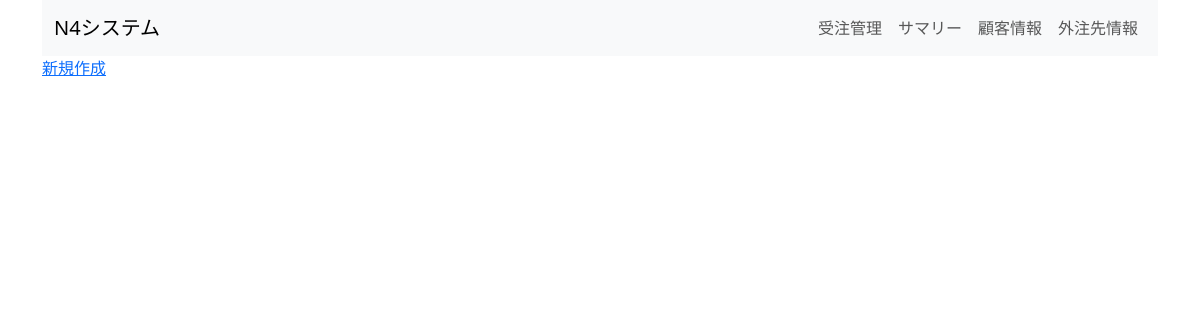
Before: / with the older database file.
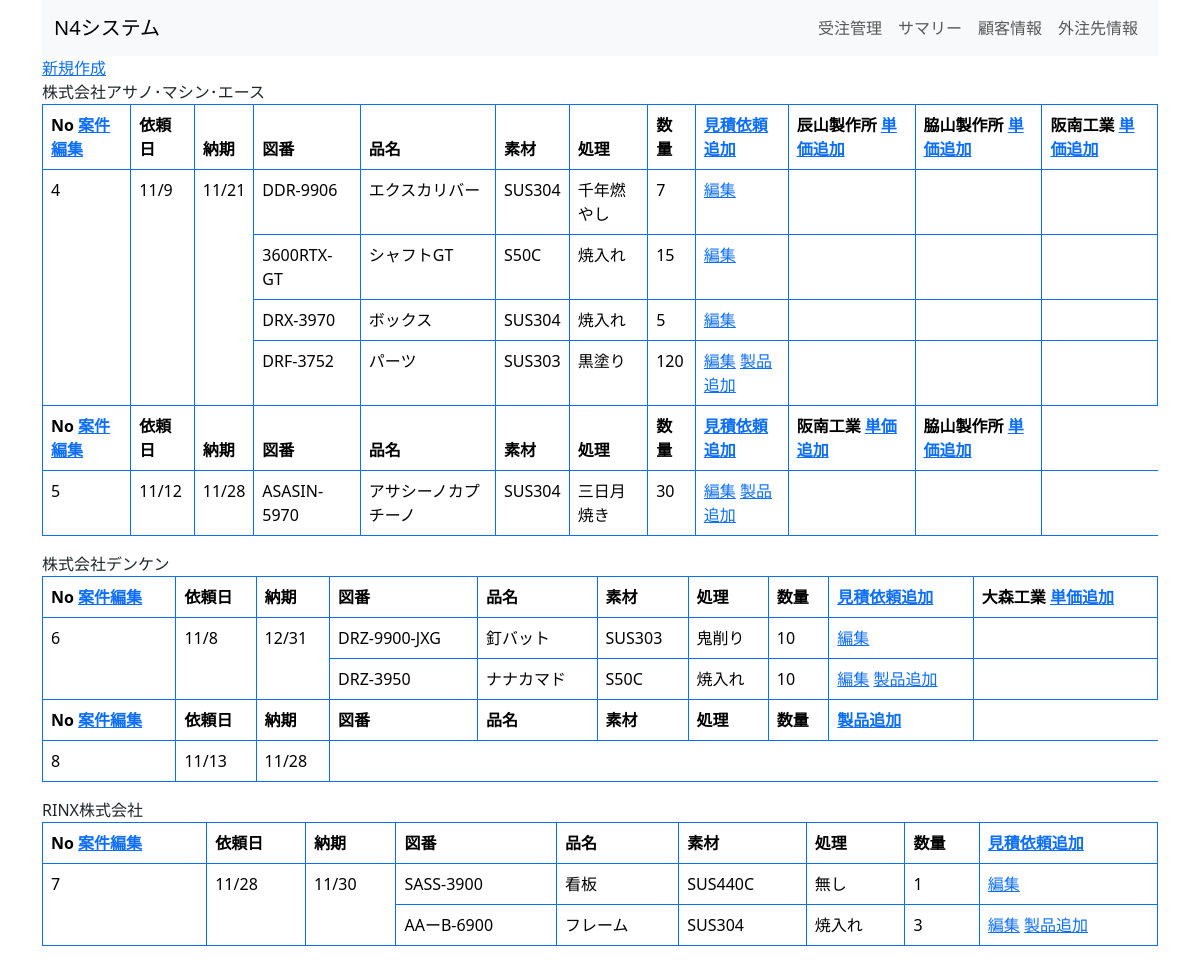
After: the same page with the newer database file.
### Lists/models.py (models this page shows, shortened)
class Customers(models.Model):
    name = models.CharField(max_length=50)
    address = models.CharField(blank=True, null=True)
    tanto = models.CharField(blank=True, null=True)
    mail = models.CharField(blank=True, null=True)
    tel = models.CharField(blank=True, null=True)
    phone = models.CharField(blank=True, null=True)

class Cases(models.Model):
    customer = models.ForeignKey(Customers, on_delete=models.CASCADE, related_name='cases', blank=True, null=True)
    mitsumori_request_date = models.DateField()
    deadline = models.DateField(blank=True, null=True)
    drawing_data = models.FileField(
        blank=True,
        null=True,
        upload_to=f'uploads/drawing/{customer}',
        verbose_name=f'{customer}{id}',
    )

class Gaityus(models.Model):
    case = models.ForeignKey(Cases, on_delete=models.CASCADE, related_name="gaityus", blank=True, null=True)
    contractor = models.ForeignKey(Contractors, on_delete=models.CASCADE, related_name="gaityus", blank=True, null=True)

class Contractors(models.Model):
    name = models.CharField(blank=True, null=True)
    address = models.CharField(blank=True, null=True)
    tanto = models.CharField(blank=True, null=True)
    mail = models.CharField(blank=True, null=True)
    tel = models.CharField(blank=True, null=True)
    phone = models.CharField(blank=True, null=True)
    qualities = (
        ('excellent', 'Excellent'),
        ('good', 'Good'),
        ('bad', 'Bad')
    )
    quality = models.CharField(choices=qualities, blank=True, null=True)
    sheet = models.BooleanField(default=False)
    cut = models.BooleanField(default=False)
    can = models.BooleanField(default=False)
    coat = models.BooleanField(default=False)
    def __str__(self):
        return self.name

class Products(models.Model):
    case = models.ForeignKey(Cases, on_delete=models.CASCADE, related_name='products', blank=True, null=True)
    name = models.CharField(blank=True, null=True)
    drawing_num = models.CharField(max_length=50, db_index=True)
    materials = (
        ('SUS304', 'SUS304'),
        ('SUS303', 'SUS303'),
        ('SUS316', 'SUS316'),
        ('SUS440C', 'SUS440C'),
        ('SS400', 'SS400'),
        ('S45C', 'S45C'),
        ('S50C', 'S50C'),
        ('SCM435', 'SCM435'),
        ('SUJ2', 'SUJ2'),
        ('SPHC', 'SPHC'),
        ('SPCC', 'SPCC')
    )
    material = models.CharField(choices=materials, blank=True, null=True)
    surface = models.CharField(blank=True, null=True)
    volume = models.CharField(blank=True, null=True)
    agree_price = models.IntegerField(blank=True, null=True)

### Lists/views.py (the view)
# urls.py: path("", views.ListsView, name="lists"),
def ListsView(request):
    context = {
        "title": "リスト",
        "object_list": Customers.objects.all(),
    }
    return render(request, 'lists/lists.html', context)

### templates/lists/lists.html (shortened to what this page needs)
{% extends 'lists/base.html' %}
{% load mathfilters %}
{% block content %}
    <a href={% url "case_create" %}>新規作成</a>
    <br>
    {% for customer in object_list %}
        {% if customer.cases.count != 0 %}
            {{ customer.name }}
            <table class="table table-bordered border-primary">
                {% for list in customer.cases.all %}
                    <thead>
                        <tr>
                            <th>
                                No
                                <a href={% url "case_update" list.id %}>案件編集</a><br>
                            </th>
                            <th>依頼日</th>
                            <th>納期</th>
                            <th>図番</th>
                            <th>品名</th>
                            <th>素材</th>
                            <th>処理</th>
                            <th>数量</th>
                            {% if list.products.count != 0 %}
                                <th><a href={% url "gaityu_create" list.id %}>見積依頼追加</a></th>
                            {% else %}
                                <th><a href={% url "product_create" list.id %}>製品追加</a></th>
                            {% endif %}
                            {% for gaityu in list.gaityus.all %}
                                <th>
                                    {{ gaityu.contractor|cut:"株式会社" }}
                                    <a href={% url "price_create" gaityu.case.id gaityu.id %}>単価追加</a><br>
                                </th>
                            {% endfor %}
                        </tr>
                    </thead>
                <tbody>
                        <tr>
                            <td rowspan={{ list.products.all.count|addition:2 }}>{{ list.id }}</td>
                            <td rowspan={{ list.products.all.count|addition:2 }}>{{ list.mitsumori_request_date|date:"n/j" }}</td>
                            <td rowspan={{ list.products.all.count|addition:2 }}>{{ list.deadline|date:"n/j" }}</td>
                        </tr>
                        {% for product in list.products.all %}
                            <tr>
                                <td>{{ product.drawing_num }}</td>
                                <td>{{ product.name }}</td>
                                <td>{{ product.material }}</td>
                                <td>{{ product.surface }}</td>
                                <td>{{ product.volume }}</td>
                                <td>
                                    <a href={% url "product_update" product.id %}>編集</a>
                                    {% if forloop.last %}
                                        <a href={% url "product_create" list.id %}>製品追加</a>
                                    {% endif %}
                                </td>
                                {% for gaityu in list.gaityus.all %}
                                    <td>
                                    </td>
                                {% endfor %}
                            </tr>
                        {% endfor %}
                    {% endfor %}
                </tbody>
            </table>
        {% endif %}
    {% endfor %}
{% endblock content %}

Changed rows visible on the page:
now on this page (row unchanged): Customers: name "株式会社アサノ･マシン･エース"
added Cases: shows "見積依頼追加", id "4", mitsumori_request_date "11/9", deadline "11/21", shown under "株式会社アサノ･マシン･エース"
added Gaityus: contractor "辰山製作所"
added Gaityus: contractor "脇山製作所"
added Gaityus: contractor "阪南工業"
added Products: drawing_num "DDR-9906", name "エクスカリバー", material "SUS304", surface "千年燃やし", volume "7", shown under "4"
added Products: drawing_num "3600RTX-GT", name "シャフトGT", material "S50C", surface "焼入れ", volume "15", shown under "4"
added Products: drawing_num "DRX-3970", name "ボックス", material "SUS304", surface "焼入れ", volume "5", shown under "4"
added Products: drawing_num "DRF-3752", name "パーツ", material "SUS303", surface "黒塗り", volume "120", shows "製品追加", shown under "4"
added Cases: shows "見積依頼追加", id "5", mitsumori_request_date "11/12", deadline "11/28", shown under "株式会社アサノ･マシン･エース"
added Gaityus: contractor "阪南工業"
added Gaityus: contractor "脇山製作所"
added Products: drawing_num "ASASIN-5970", name "アサシーノカプチーノ", material "SUS304", surface "三日月焼き", volume "30", shows "製品追加", shown under "5"
now on this page (row unchanged): Customers: name "株式会社デンケン"
added Cases: shows "見積依頼追加", id "6", mitsumori_request_date "11/8", deadline "12/31", shown under "株式会社デンケン"
added Gaityus: contractor "大森工業"
added Products: drawing_num "DRZ-9900-JXG", name "釘バット", material "SUS303", surface "鬼削り", volume "10", shown under "6"
added Products: drawing_num "DRZ-3950", name "ナナカマド", material "S50C", surface "焼入れ", volume "10", shows "製品追加", shown under "6"
added Cases: shows "製品追加", id "8", mitsumori_request_date "11/13", deadline "11/28", shown under "株式会社デンケン"
now on this page (row unchanged): Customers: name "RINX株式会社"
added Cases: shows "見積依頼追加", id "7", mitsumori_request_date "11/28", deadline "11/30", shown under "RINX株式会社"
added Products: drawing_num "SASS-3900", name "看板", material "SUS440C", surface "無し", volume "1", shown under "7"
added Products: drawing_num "AAーB-6900", name "フレーム", material "SUS304", surface "焼入れ", volume "3", shows "製品追加", shown under "7"
